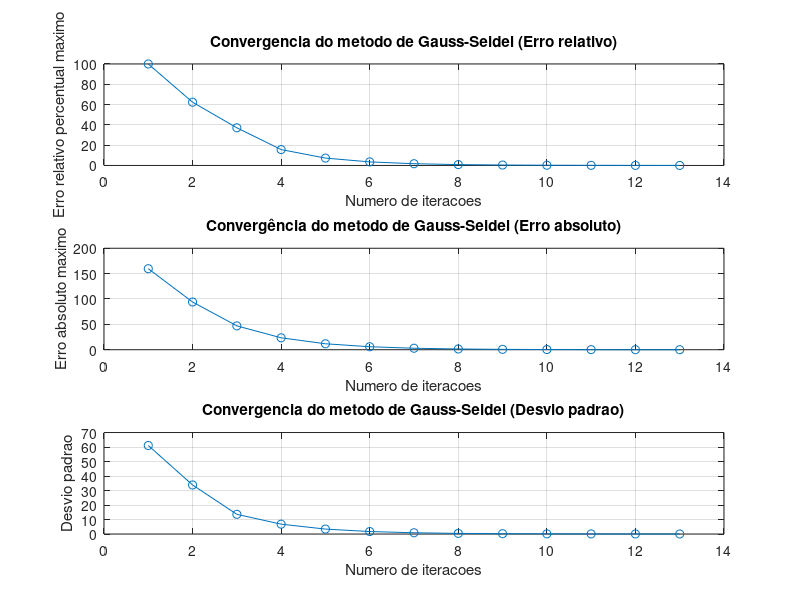

Reproduce this figure in MATLAB.
% Montar a matriz A e o vetor b
A = [0.8, -0.4, 0;
     -0.4, 0.8, -0.4;
     0, -0.4, 0.8];
b = [41; 25; 105];

% Número de variáveis
n = length(b);

% Critério de parada (erro relativo percentual)
Es = 0.05; % 5%

% Inicializar o vetor de soluções x
x = zeros(n, 1);
x_old = x;

% Inicializar o contador de iterações e os vetores para armazenar os erros
iteration = 0;
errors_relative = [];
errors_absolute = [];
std_devs = [];

% Gauss-Seidel
while true
  iteration += 1;
  
  % Atualizar as soluções
  for i = 1:n
    x(i) = (b(i) - A(i, [1:i-1, i+1:n]) * x([1:i-1, i+1:n])) / A(i, i);
  end
  
  % Calcular o erro relativo percentual e o erro absoluto
  relative_error = abs((x - x_old) ./ x) * 100;
  absolute_error = abs(x - x_old);
  
  % Armazenar o erro máximo e o desvio padrão na lista de erros e desvios padrão
  errors_relative = [errors_relative, max(relative_error)];
  errors_absolute = [errors_absolute, max(absolute_error)];
  std_devs = [std_devs, std(absolute_error)];
  
  % Exibir a iteração e a solução atual
  disp(['Iteracao ', num2str(iteration), ':']);
  disp(x);
  
  % Verificar se o erro relativo percentual máximo é menor que Es
  if max(relative_error) < Es
    break;
  end
  
  % Atualizar x_old
  x_old = x;
end

% Exibir o número de iterações e a solução final
disp(['Numero de iteracoes: ', num2str(iteration)]);
disp(['Solucao final:']);
disp(x);

% Gerar gráficos de convergência
figure;
subplot(3, 1, 1);
plot(1:iteration, errors_relative, 'o-');
xlabel('Numero de iteracoes');
ylabel('Erro relativo percentual maximo');
title('Convergencia do metodo de Gauss-Seidel (Erro relativo)');
grid on;

subplot(3, 1, 2);
plot(1:iteration, errors_absolute, 'o-');
xlabel('Numero de iteracoes');
ylabel('Erro absoluto maximo');
title('Convergência do metodo de Gauss-Seidel (Erro absoluto)');
grid on;

subplot(3, 1, 3);
plot(1:iteration, std_devs, 'o-');
xlabel('Numero de iteracoes');
ylabel('Desvio padrao');
title('Convergencia do metodo de Gauss-Seidel (Desvio padrao)');
grid on;
